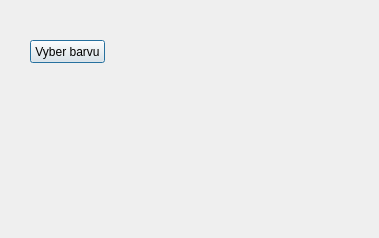
<?xml version="1.0" encoding="UTF-8"?>
<ui version="4.0">
 <class>Dialog</class>
 <widget class="QDialog" name="Dialog">
  <property name="geometry">
   <rect>
    <x>0</x>
    <y>0</y>
    <width>379</width>
    <height>238</height>
   </rect>
  </property>
  <property name="windowTitle">
   <string>Dialog</string>
  </property>
  <widget class="QPushButton" name="pushButton">
   <property name="geometry">
    <rect>
     <x>30</x>
     <y>40</y>
     <width>75</width>
     <height>23</height>
    </rect>
   </property>
   <property name="text">
    <string>Vyber barvu</string>
   </property>
  </widget>
  <widget class="QLabel" name="label">
   <property name="geometry">
    <rect>
     <x>30</x>
     <y>170</y>
     <width>321</width>
     <height>21</height>
    </rect>
   </property>
   <property name="text">
    <string/>
   </property>
  </widget>
  <widget class="QWidget" name="widget" native="true">
   <property name="geometry">
    <rect>
     <x>180</x>
     <y>30</y>
     <width>151</width>
     <height>101</height>
    </rect>
   </property>
  </widget>
 </widget>
 <resources/>
 <connections>
  <connection>
   <sender>pushButton</sender>
   <signal>pressed()</signal>
   <receiver>Dialog</receiver>
   <slot>disp_color()</slot>
   <hints>
    <hint type="sourcelabel">
     <x>78</x>
     <y>49</y>
    </hint>
    <hint type="destinationlabel">
     <x>78</x>
     <y>158</y>
    </hint>
   </hints>
  </connection>
 </connections>
 <slots>
  <slot>disp_color()</slot>
 </slots>
</ui>
